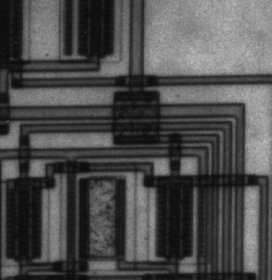
#> input picture Lab_5_Edge_Detection_STD/circuit.jpg, 272 x 280 px
$ jupyter execute Lab_Edge_Detection_STD.ipynb   (shell and % lines are left out)
#> lines starting #> are read from the running program, lines starting #| are printed output that depends on the picture
# Lab 4 - part2
### Edge Detection

https://github.com/scikit-image/scikit-image/blob/master/skimage/filters/edges.py

http://scikit-image.org/docs/0.11.x/auto_examples/plot_edge_filter.html

http://scikit-image.org/docs/dev/auto_examples/edges/plot_canny.html

[cell 1]
from commonfunctions import *

[cell 2]
'''
1. Built-in Sobel, Prewill, Roberts, Canny
2. Custom Sobel (V-H-Both)
3. Custom LoG
'''
import skimage.io as io
import matplotlib.pyplot as plt
import numpy as np
from scipy.signal import convolve2d
from skimage.filters import median , gaussian
from skimage.color import rgb2gray,rgb2hsv,rgba2rgb

# Show the figures / plots inside the notebook
from skimage.color import rgb2gray

def show_images(images,titles=None):
    #This function is used to show image(s) with titles by sending an array of images and an array of associated titles.
    # images[0] will be drawn with the title titles[0] if exists
    # You aren't required to understand this function, use it as-is.
    n_ims = len(images)
    if titles is None: titles = ['(%d)' % i for i in range(1,n_ims + 1)]
    fig = plt.figure()
    n = 1
    for image,title in zip(images,titles):
        a = fig.add_subplot(1,n_ims,n)
        if image.ndim == 2:
            plt.gray()
        plt.imshow(image)
        a.set_title(title)
        n += 1
    fig.set_size_inches(np.array(fig.get_size_inches()) * n_ims)
    plt.show()

[cell 3]
# 1. Built-in Sobel, Prewill, Roberts, Canny
#it is already grayscale

img = io.imread('circuit.jpg')
#> img is the input picture: shape (280, 272); min 10, max 192, mean 76.2


#roberts ==>high sensitivity to noise, as very  few pixels are used for approximation
roberts_img = roberts(img)
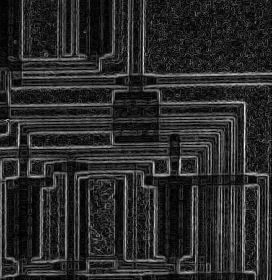
#> roberts_img: shape (280, 272) float64; min 0, max 0.22, mean 0.0364; drawn with min black and max white

#estimated in eight possible directions so it take much time
Prewitt_img = prewitt(img)
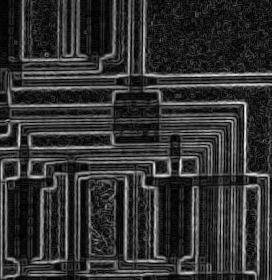
#> Prewitt_img: shape (280, 272) float64; min 0, max 0.226, mean 0.0445; drawn with min black and max white

#Sobel ==> it is better than others but affected to noise ratio.
#With the increase in noise the gradient magnitude of the edges also degrades
#which produces inaccurate results.
sobel_h_img = sobel_h(img)
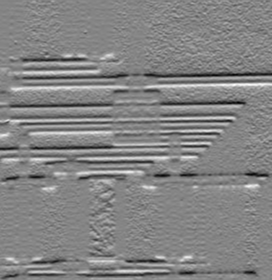
#> sobel_h_img: shape (280, 272) float64; min -0.3, max 0.275, mean -0.00183; drawn with min black and max white
sobel_v_img = sobel_v(img)
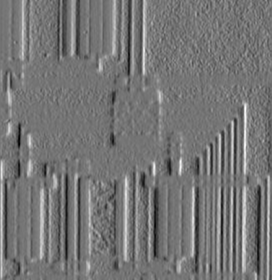
#> sobel_v_img: shape (280, 272) float64; min -0.273, max 0.322, mean 0.00225; drawn with min black and max white
sobel_img = sobel(img)

# High threshold = 1.5 low threshold ==> when we increase the thresholds we will lose some edges
# when we decrease thresholds ==> we will gwt noisy edges
# when we increase the sigma => reduce sensitivity to noise but get more localaization error
# if we increase the low threshold ==> noisy edges to break up
# if we decrease the high threshold ==> unwanted edges
#non maima suppresiion make thin edges
canny_img = canny(img,sigma = 1.5, low_threshold=40, high_threshold=60)
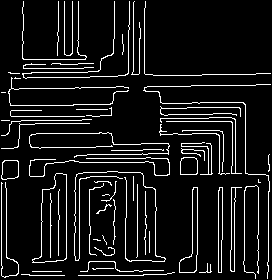
#> canny_img: shape (280, 272) bool; 8.9% white in thin lines or dots

show_images([roberts_img,Prewitt_img,sobel_h_img,sobel_v_img, sobel_img,canny_img  ])
#> in show_images, `n_ims = len(images)`: n_ims = 6
#> the loop in show_images, `for image,title in zip(images,titles):` made 6 passes
#> title on passes 1 to 6: '(1)', '(2)', '(3)', '(4)', '(5)', '(6)'
#> after the loop in show_images, `for image,title in zip(images,titles):`: n = 7

[cell 4]
# 2. Custom Sobel (V-H-Both)
# it is existing in the previous one
#sobel is better than prewitt
def brightnessTransformation ( img , threshold):
    img5 = np.copy(img)
    img5[(img5<threshold)] = 0
    return img5

img = io.imread('circuit.jpg')
f5=np.array([
    [ 1, 0, -1],
    [ 2, 0, -2],
    [ 1, 0, -1]
])

#sobel is better than prewitt
f6=np.array([
    [ 1, 2, 1],
    [ 0, 0, 0],
    [ -1, -2, -1]
])
img_f5 = convolve2d(img,f5)
img_f6 = convolve2d(img,f6)
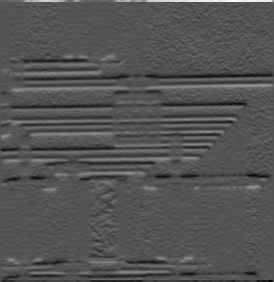
#> img_f6: shape (282, 274) int64; min -336, max 681, mean 0; drawn with min black and max white
img_f55 = np.sqrt((img_f5 * img_f5)+(img_f6 * img_f6))
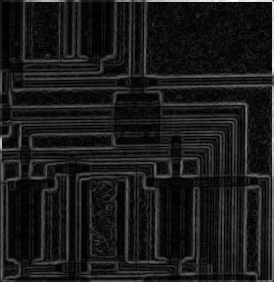
#> img_f55: shape (282, 274) float64; min 0, max 683, mean 71.3; drawn with min black and max white

#apply thresholding
#imgg1 = brightnessTransformation(img_f5 , 100 )
#imgg2 =brightnessTransformation(img_f6 , 100 )
#the thresholding here reduce the noise as we removed the pixels < 95
imgg3 =brightnessTransformation(img_f55 , 95 )
#> in brightnessTransformation, `img5[(img5<threshold)] = 0`:
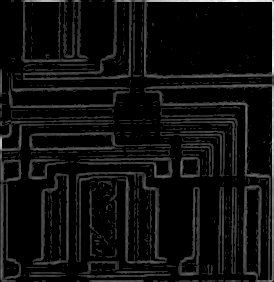
#> img5: shape (282, 274) float64; min 0, max 683, mean 40.6; drawn with min black and max white

show_images([img_f5,img_f6,img_f55 , imgg3  ])
#> the loop in show_images (call 2), `for image,title in zip(images,titles):` made 4 passes

[cell 5]
# 3. Custom LoG
thres= 20

img = io.imread('circuit.jpg')

imgg1 =  gaussian(img,sigma=0.2)

f2=np.array([
    [1,1,1],
    [1,-8,1],
    [1,1,1]
])

f3=np.array([
    [0,1,0],
    [1,-4,1],
    [0,1,0]
])

imgg2 = convolve2d(img,f2)
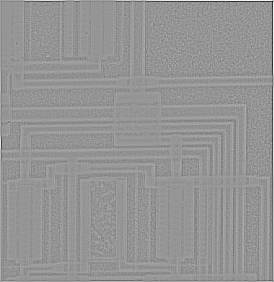
#> imgg2: shape (282, 274) int64; min -719, max 510, mean 0; drawn with min black and max white
imgg3 = convolve2d(img,f3)
imgg22 =brightnessTransformation(imgg2 , thres )
imgg33 =brightnessTransformation(imgg3 , thres )
#> call 3 of brightnessTransformation, with threshold = 20
#> in brightnessTransformation (call 3), `img5[(img5<threshold)] = 0`:
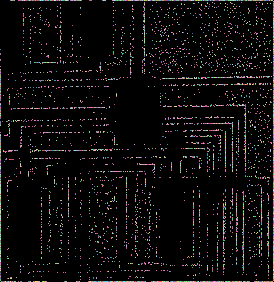
#> img5: shape (282, 274) int64; 148 distinct labels, from 0 to 173; one colour per label, 0 black
#print(imgg2)
#print(imgg3)
#sobel make edges a little thick
#LOG make edges thin as it is a black line between 2 white lines
#zero crossing is more accurate in localizing edges
show_images([imgg2,imgg22,imgg3 , imgg33  ])
